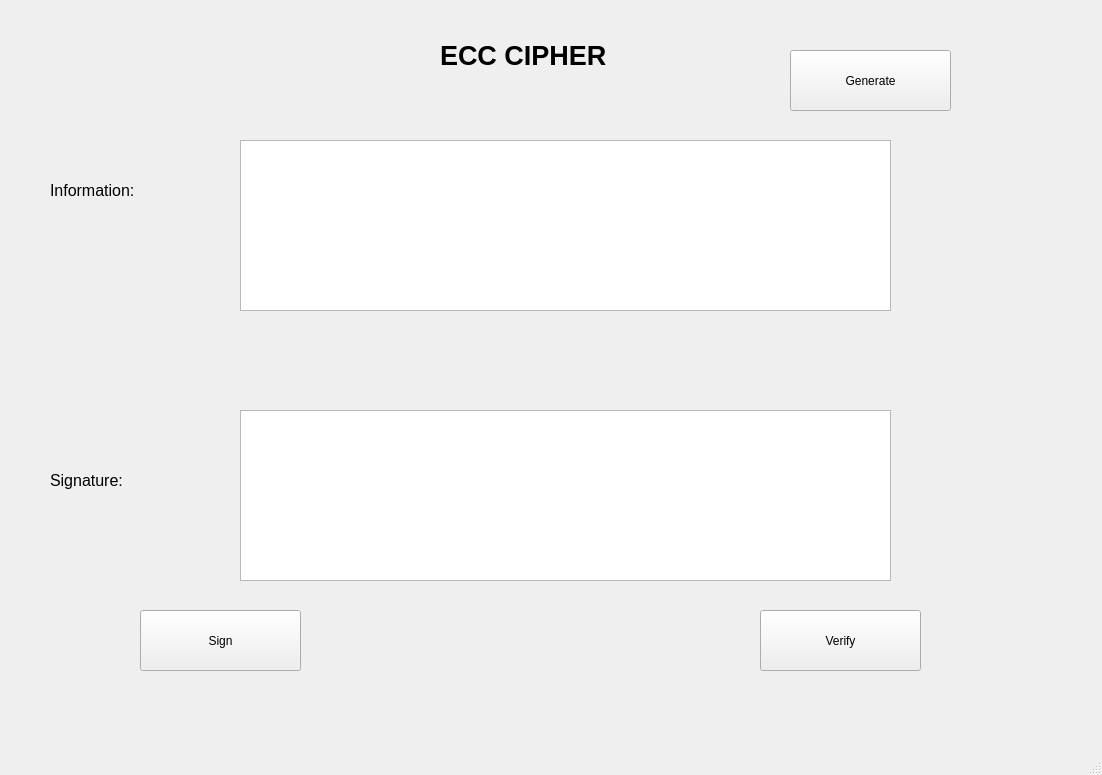
<?xml version="1.0" encoding="UTF-8"?>
<ui version="4.0">
 <class>MainWindow</class>
 <widget class="QMainWindow" name="MainWindow">
  <property name="geometry">
   <rect>
    <x>0</x>
    <y>0</y>
    <width>1102</width>
    <height>775</height>
   </rect>
  </property>
  <property name="windowTitle">
   <string>MainWindow</string>
  </property>
  <widget class="QWidget" name="centralwidget">
   <widget class="QTextEdit" name="txt_info">
    <property name="geometry">
     <rect>
      <x>240</x>
      <y>140</y>
      <width>651</width>
      <height>171</height>
     </rect>
    </property>
   </widget>
   <widget class="QTextEdit" name="txt_sign">
    <property name="geometry">
     <rect>
      <x>240</x>
      <y>410</y>
      <width>651</width>
      <height>171</height>
     </rect>
    </property>
   </widget>
   <widget class="QLabel" name="label">
    <property name="geometry">
     <rect>
      <x>440</x>
      <y>20</y>
      <width>231</width>
      <height>71</height>
     </rect>
    </property>
    <property name="font">
     <font>
      <pointsize>20</pointsize>
      <weight>75</weight>
      <bold>true</bold>
     </font>
    </property>
    <property name="text">
     <string>ECC CIPHER</string>
    </property>
   </widget>
   <widget class="QLabel" name="label_2">
    <property name="geometry">
     <rect>
      <x>50</x>
      <y>170</y>
      <width>121</width>
      <height>41</height>
     </rect>
    </property>
    <property name="font">
     <font>
      <pointsize>12</pointsize>
     </font>
    </property>
    <property name="text">
     <string>Information:</string>
    </property>
   </widget>
   <widget class="QLabel" name="label_3">
    <property name="geometry">
     <rect>
      <x>50</x>
      <y>460</y>
      <width>121</width>
      <height>41</height>
     </rect>
    </property>
    <property name="font">
     <font>
      <pointsize>12</pointsize>
     </font>
    </property>
    <property name="text">
     <string>Signature:</string>
    </property>
   </widget>
   <widget class="QPushButton" name="btn_gen_keys">
    <property name="geometry">
     <rect>
      <x>790</x>
      <y>50</y>
      <width>161</width>
      <height>61</height>
     </rect>
    </property>
    <property name="text">
     <string>Generate</string>
    </property>
   </widget>
   <widget class="QPushButton" name="btn_sign">
    <property name="geometry">
     <rect>
      <x>140</x>
      <y>610</y>
      <width>161</width>
      <height>61</height>
     </rect>
    </property>
    <property name="text">
     <string>Sign</string>
    </property>
   </widget>
   <widget class="QPushButton" name="btn_verify">
    <property name="geometry">
     <rect>
      <x>760</x>
      <y>610</y>
      <width>161</width>
      <height>61</height>
     </rect>
    </property>
    <property name="text">
     <string>Verify</string>
    </property>
   </widget>
  </widget>
  <widget class="QMenuBar" name="menubar">
   <property name="geometry">
    <rect>
     <x>0</x>
     <y>0</y>
     <width>1102</width>
     <height>26</height>
    </rect>
   </property>
  </widget>
  <widget class="QStatusBar" name="statusbar"/>
 </widget>
 <resources/>
 <connections/>
</ui>
